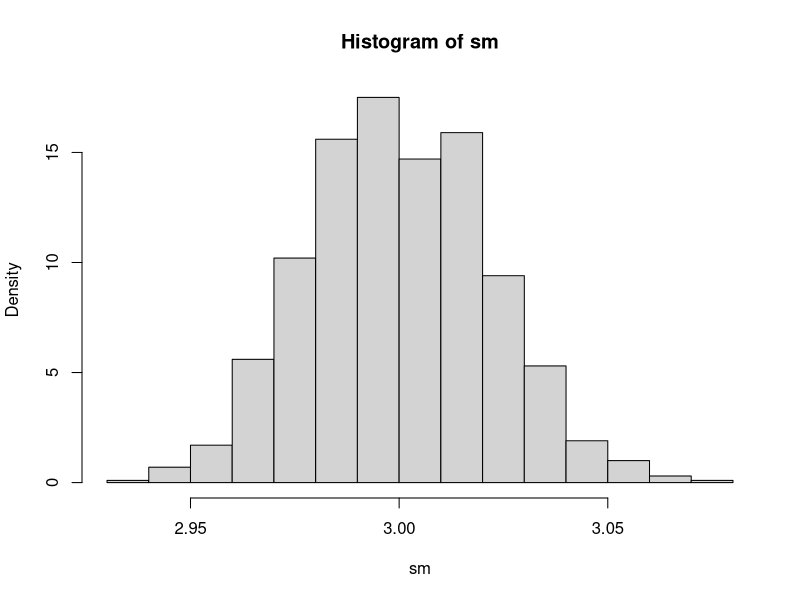

Recreate this plot in R.
rm(list = ls())

# setup
set.seed(1)
S <- 1000
x <- rep(1:5, 2000)
table(x)

# population
mean(x == 1)

check <- rep(NA, S)
prb <- rep(NA, S)

for (i in 1:S) {
  who <- sample(1:length(x), 1)
  check[i] <- (x[who] == 1)
  prb[i] <- mean(check, na.rm = TRUE)
}

head(check, 100)
head(prb, 100)
prb[S]

# expected value
mean(x)

check <- rep(NA, S)
avg <- rep(NA, S)

for (i in 1:S) {
  who <- sample(1:length(x), 1)
  check[i] <- x[who]
  avg[i] <- mean(check, na.rm = TRUE)
}

head(avg, 100)
avg[S]

# distribution of sample mean
sm <- rep(NA, S)
N <- 3000
for (i in 1:S) {
  who <- sample(1:length(x), N)
  sm[i] <- mean(x[who])
}

hist(sm, freq = FALSE)
